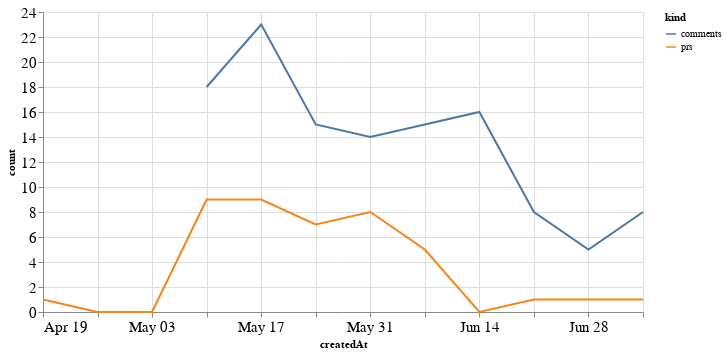

Here is the notebook cell this chart was saved with:
### Code cell
alt.Chart(total_time, width=600).mark_line().encode(
    x='createdAt',
    y='count',
    color='kind'
)

### Figure 1 — Vega-Lite specification as saved in the notebook (floating-point values rounded to 4 significant figures)
{"config": {"axisLeft": {"labelFontSize": 15}, "axisBottom": {"labelFontSize": 15}}, "data": {"name": "data-78eeb42a0659e28242b0e1648e56ac75"}, "mark": "line", "encoding": {"color": {"type": "nominal", "field": "kind"}, "x": {"type": "temporal", "field": "createdAt"}, "y": {"type": "quantitative", "field": "count"}}, "width": 600, "$schema": "https://vega.github.io/schema/vega-lite/v4.8.1.json", "datasets": {"data-78eeb42a0659e28242b0e1648e56ac75": [{"createdAt": "2020-04-19T00:00:00", "kind": "prs", "count": 1.0}, {"createdAt": "2020-04-26T00:00:00", "kind": "prs", "count": 0.0}, {"createdAt": "2020-05-03T00:00:00", "kind": "prs", "count": 0.0}, {"createdAt": "2020-05-10T00:00:00", "kind": "prs", "count": 9.0}, {"createdAt": "2020-05-17T00:00:00", "kind": "prs", "count": 9.0}, {"createdAt": "2020-05-24T00:00:00", "kind": "prs", "count": 7.0}, {"createdAt": "2020-05-31T00:00:00", "kind": "prs", "count": 8.0}, {"createdAt": "2020-06-07T00:00:00", "kind": "prs", "count": 5.0}, {"createdAt": "2020-06-14T00:00:00", "kind": "prs", "count": 0.0}, {"createdAt": "2020-06-21T00:00:00", "kind": "prs", "count": 1.0}, {"createdAt": "2020-06-28T00:00:00", "kind": "prs", "count": 1.0}, {"createdAt": "2020-07-05T00:00:00", "kind": "prs", "count": 1.0}, {"createdAt": "2020-04-19T00:00:00", "kind": "comments", "count": null}, {"createdAt": "2020-04-26T00:00:00", "kind": "comments", "count": null}, {"createdAt": "2020-05-03T00:00:00", "kind": "comments", "count": null}, {"createdAt": "2020-05-10T00:00:00", "kind": "comments", "count": 18.0}, {"createdAt": "2020-05-17T00:00:00", "kind": "comments", "count": 23.0}, {"createdAt": "2020-05-24T00:00:00", "kind": "comments", "count": 15.0}, {"createdAt": "2020-05-31T00:00:00", "kind": "comments", "count": 14.0}, {"createdAt": "2020-06-07T00:00:00", "kind": "comments", "count": 15.0}, {"createdAt": "2020-06-14T00:00:00", "kind": "comments", "count": 16.0}, {"createdAt": "2020-06-21T00:00:00", "kind": "comments", "count": 8.0}, {"createdAt": "2020-06-28T00:00:00", "kind": "comments", "count": 5.0}, {"createdAt": "2020-07-05T00:00:00", "kind": "comments", "count": 8.0}]}}
